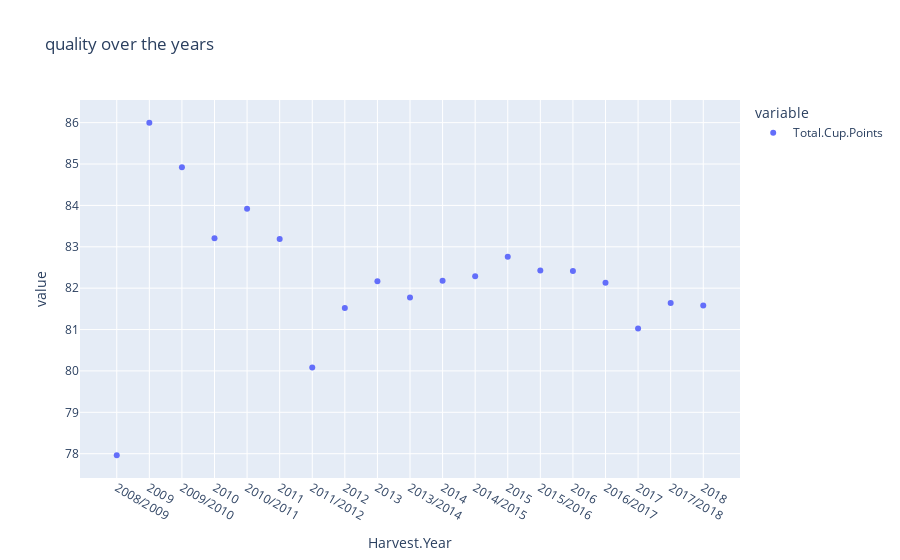

The code cell stored with this chart in its notebook:
### Code cell
mean_country=UnifiedHarvestCoffee.groupby('Harvest.Year')['Total.Cup.Points'].mean()
fig = px.scatter(mean_country,
                 title="quality over the years")
fig.show()

### Figure 1 — Plotly figure (JSON) as saved in the notebook; plotly's stock layout.template omitted (floating-point values rounded to 4 significant figures)
{"data": [{"hovertemplate": "variable=Total.Cup.Points<br>Harvest.Year=%{x}<br>value=%{y}<extra></extra>", "legendgroup": "Total.Cup.Points", "marker": {"color": "#636efa", "symbol": "circle"}, "mode": "markers", "name": "Total.Cup.Points", "orientation": "v", "showlegend": true, "type": "scatter", "x": ["2008/2009", "2009", "2009/2010", "2010", "2010/2011", "2011", "2011/2012", "2012", "2013", "2013/2014", "2014", "2014/2015", "2015", "2015/2016", "2016", "2016/2017", "2017", "2017/2018", "2018"], "xaxis": "x", "y": [77.96, 86, 84.92, 83.21, 83.92, 83.19, 80.08, 81.52, 82.17, 81.78, 82.18, 82.29, 82.76, 82.43, 82.42, 82.13, 81.03, 81.64, 81.58], "yaxis": "y"}], "layout": {"legend": {"title": {"text": "variable"}, "tracegroupgap": 0}, "title": {"text": "quality over the years"}, "xaxis": {"anchor": "y", "domain": [0, 1], "title": {"text": "Harvest.Year"}}, "yaxis": {"anchor": "x", "domain": [0, 1], "title": {"text": "value"}}}}
